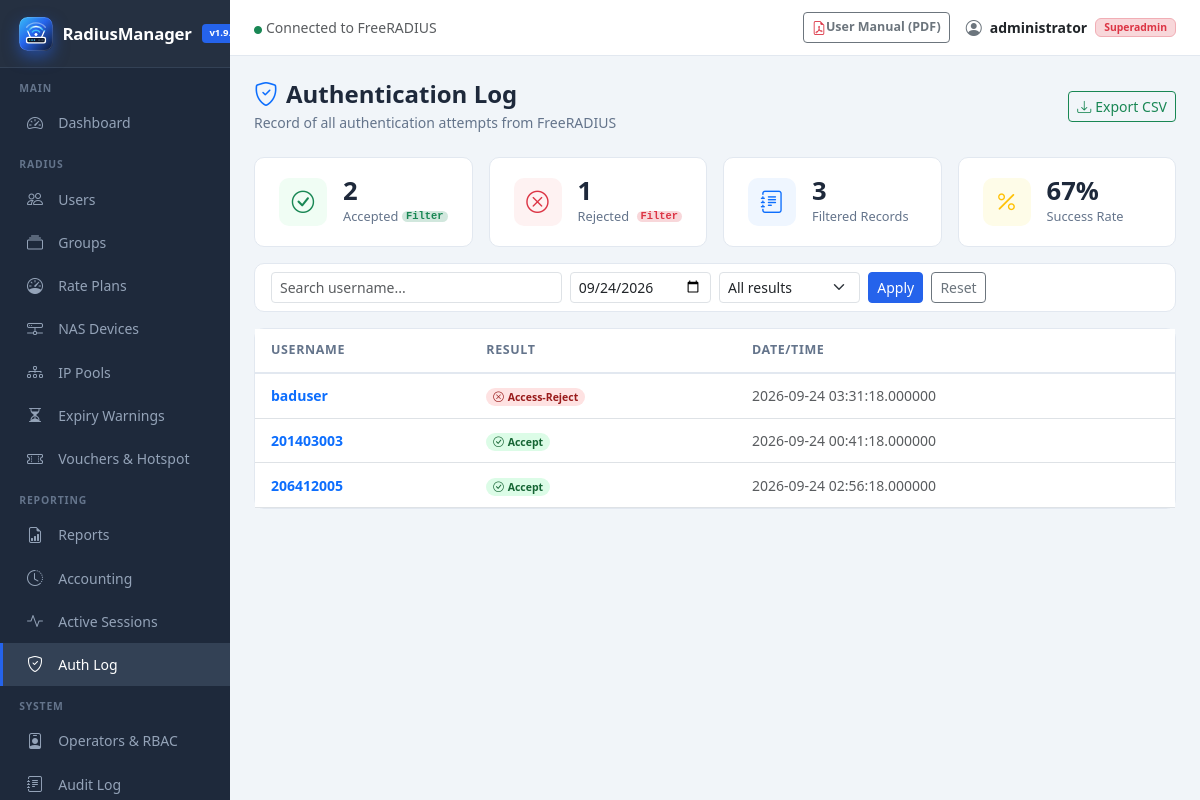
The app's page /postauth.php (signed in) with its own data.
### tables this page shows
CREATE TABLE IF NOT EXISTS `radpostauth` (
  `id` int(11) NOT NULL AUTO_INCREMENT,
  `username` varchar(64) NOT NULL DEFAULT '',
  `pass` varchar(64) NOT NULL DEFAULT '',
  `reply` varchar(32) NOT NULL DEFAULT '',
  `authdate` timestamp(6) NOT NULL DEFAULT current_timestamp(6) ON UPDATE current_timestamp(6),
  `class` varchar(64) DEFAULT NULL,
  PRIMARY KEY (`id`),
  KEY `username` (`username`),
  KEY `authdate` (`authdate`)
);

### includes/db.php (called while the page is built, shortened)
<?php
function getDB() {
    static $pdo = null;
    if ($pdo === null) {
        try {
            $dsn = "mysql:host=" . DB_HOST . ";port=" . DB_PORT . ";dbname=" . DB_NAME . ";charset=utf8mb4";
            $pdo = new PDO($dsn, DB_USER, DB_PASS, [
                PDO::ATTR_ERRMODE            => PDO::ERRMODE_EXCEPTION,
                PDO::ATTR_DEFAULT_FETCH_MODE => PDO::FETCH_ASSOC,
                PDO::ATTR_EMULATE_PREPARES   => false,
            ]);
        } catch (PDOException $e) {
            $msg = 'Database connection failed: ' . htmlspecialchars($e->getMessage());
            if (php_sapi_name() === 'cli' || (!empty($_SERVER['HTTP_ACCEPT']) && str_contains($_SERVER['HTTP_ACCEPT'], 'application/json'))) {
                die(json_encode(['error' => $msg]));
            }
            die('<div style="font-family:sans-serif;padding:20px;background:#fee2e2;color:#991b1b;border-radius:8px;margin:20px;border:1px solid #f87171;">'
                . '<strong>Database Error:</strong> ' . $msg . '</div>');
        }
    }
    return $pdo;
}
function dbHasColumn($table, $column) {
    static $cache = [];
    $key = "$table.$column";
    if (!isset($cache[$key])) {
        $stmt = getDB()->prepare("SELECT COUNT(*) FROM information_schema.columns WHERE table_schema = DATABASE() AND table_name = ? AND column_name = ?");
        $stmt->execute([$table, $column]);
        $cache[$key] = ((int)$stmt->fetchColumn() > 0);
    }
    return $cache[$key];
}

### includes/functions.php (called while the page is built, shortened)
<?php
function sanitize($input) {
    return htmlspecialchars(strip_tags(trim((string)$input)), ENT_QUOTES, 'UTF-8');
}

### postauth.php (the view, shortened to what this page needs)
<?php
$db = getDB();
$search   = trim($_GET['q'] ?? '');
$filter   = trim($_GET['filter'] ?? '');
if (empty($filter)) {
    $replyParam = trim($_GET['reply'] ?? '');
    if ($replyParam === 'Access-Accept') {
        $filter = 'accept';
    } elseif ($replyParam === 'Access-Reject') {
        $filter = 'reject';
    } else {
        $filter = 'all';
    }
}
if (isset($_GET['from'])) {
    $dateFrom = trim($_GET['from']);
} else {
    $hasToday = $db->query("SELECT 1 FROM radpostauth WHERE authdate >= CURDATE() LIMIT 1")->fetch();
    if ($hasToday) {
        $dateFrom = date('Y-m-d');
    } else {
        $latest = $db->query("SELECT DATE(authdate) d FROM radpostauth ORDER BY id DESC LIMIT 1")->fetch();
        $dateFrom = $latest['d'] ?? date('Y-m-d');
    }
}
$page     = max(1, (int)($_GET['page'] ?? 1));
$perPage  = 30;
$offset   = ($page - 1) * $perPage;
$hasNasIp = dbHasColumn('radpostauth', 'nasipaddress');
$nasCol   = $hasNasIp ? 'nasipaddress' : 'NULL AS nasipaddress';
$where  = "WHERE authdate >= :from_dt";
$params = [':from_dt' => "$dateFrom 00:00:00"];
$totalStmt = $db->prepare("SELECT COUNT(*) FROM radpostauth $where");
$totalStmt->execute($params);
$total = (int)$totalStmt->fetchColumn();
$lim = (int)$perPage;
$off = (int)$offset;
$stmt = $db->prepare("SELECT username, pass, reply, authdate, $nasCol
  FROM radpostauth $where ORDER BY id DESC LIMIT $lim OFFSET $off");
$stmt->execute($params);
$records = $stmt->fetchAll();
$statsStmt = $db->prepare("SELECT
    SUM(reply = 'Access-Accept') AS accepted,
    SUM(reply != 'Access-Accept') AS rejected
  FROM radpostauth WHERE authdate >= :from_dt");
$statsStmt->execute([':from_dt' => "$dateFrom 00:00:00"]);
$stats = $statsStmt->fetch();
include __DIR__ . '/includes/header.php';
?>
<div class="page-header d-flex align-items-center justify-content-between">
    <div>
        <h4><i class="bi bi-shield-check me-2 text-primary"></i>Authentication Log</h4>
        <p>Record of all authentication attempts from FreeRADIUS</p>
    </div>
    <a href="export.php?type=postauth<?= ($filter && $filter !== 'all') ? '&status=' . urlencode($filter) : '' ?><?= $search ? '&q=' . urlencode($search) : '' ?><?= $dateFrom ? '&from=' . urlencode($dateFrom) : '' ?>" class="btn btn-outline-success btn-sm">
        <i class="bi bi-download me-1"></i>Export CSV
    </a>
</div>
<div class="row g-3 mb-3">
    <div class="col-6 col-md-3">
        <a href="postauth.php?filter=accept<?= !empty($search) ? '&q=' . urlencode($search) : '' ?><?= !empty($dateFrom) ? '&from=' . urlencode($dateFrom) : '' ?>"
           class="stat-card text-decoration-none <?= $filter === 'accept' ? 'border-success shadow-sm' : '' ?>"
           title="Click to filter Accepted authentications">
            <div class="stat-icon" style="background:#f0fdf4">
                <i class="bi bi-check-circle text-success"></i>
            </div>
            <div class="flex-grow-1">
                <div class="stat-value"><?= number_format((int)($stats['accepted'] ?? 0)) ?></div>
                <div class="stat-label d-flex align-items-center justify-content-between">
                    <span>Accepted</span>
                    <span class="badge bg-success-subtle text-success py-0 px-1 font-monospace" style="font-size:.65rem">
                        <?= $filter === 'accept' ? 'Filtered' : 'Filter' ?>
                    </span>
                </div>
            </div>
        </a>
    </div>
    <div class="col-6 col-md-3">
        <a href="postauth.php?filter=reject<?= !empty($search) ? '&q=' . urlencode($search) : '' ?><?= !empty($dateFrom) ? '&from=' . urlencode($dateFrom) : '' ?>"
           class="stat-card text-decoration-none <?= $filter === 'reject' ? 'border-danger shadow-sm' : '' ?>"
           title="Click to filter Rejected authentications">
            <div class="stat-icon" style="background:#fef2f2">
                <i class="bi bi-x-circle text-danger"></i>
            </div>
            <div class="flex-grow-1">
                <div class="stat-value"><?= number_format((int)($stats['rejected'] ?? 0)) ?></div>
                <div class="stat-label d-flex align-items-center justify-content-between">
                    <span>Rejected</span>
                    <span class="badge bg-danger-subtle text-danger py-0 px-1 font-monospace" style="font-size:.65rem">
                        <?= $filter === 'reject' ? 'Filtered' : 'Filter' ?>
                    </span>
                </div>
            </div>
        </a>
    </div>
    <div class="col-6 col-md-3">
        <div class="stat-card">
            <div class="stat-icon" style="background:#eff6ff">
                <i class="bi bi-journal-text text-primary"></i>
            </div>
            <div>
                <div class="stat-value"><?= number_format($total) ?></div>
                <div class="stat-label">Filtered Records</div>
            </div>
        </div>
    </div>
    <div class="col-6 col-md-3">
        <div class="stat-card">
            <div class="stat-icon" style="background:#fefce8">
                <i class="bi bi-percent text-warning"></i>
            </div>
            <div>
                <?php
                $totAuth = (int)($stats['accepted'] ?? 0) + (int)($stats['rejected'] ?? 0);
                $rate = ($totAuth > 0) ? round(((int)$stats['accepted'] / $totAuth) * 100) : 0;
                ?>
                <div class="stat-value"><?= $rate ?>%</div>
                <div class="stat-label">Success Rate</div>
            </div>
        </div>
    </div>
</div>
<div class="card mb-3">
    <div class="card-body py-2">
        <form method="GET" class="row g-2 align-items-end">
            <div class="col-md-4">
                <input type="text" name="q" class="form-control form-control-sm"
                       placeholder="Search username..." value="<?= htmlspecialchars($search) ?>">
            </div>
            <div class="col-md-2">
                <input type="date" name="from" class="form-control form-control-sm" value="<?= htmlspecialchars($dateFrom) ?>">
            </div>
            <div class="col-md-2">
                <select name="filter" class="form-select form-select-sm">
                    <option value="all"    <?= ($filter === 'all')    ? 'selected' : '' ?>>All results</option>
                </select>
            </div>
            <div class="col-auto">
                <button class="btn btn-primary btn-sm">Apply</button>
                <a href="postauth.php" class="btn btn-outline-secondary btn-sm ms-1">Reset</a>
            </div>
        </form>
    </div>
</div>
<div class="card">
    <div class="card-body p-0">
        <div class="table-responsive">
        <table class="table mb-0">
            <thead><tr>
                <th>Username</th>
                <th>Result</th>
                <th>Date/Time</th>
            </tr></thead>
            <tbody>
            <?php if (empty($records)): ?>
            <tr><td colspan="<?= $hasNasIp ? 4 : 3 ?>" class="text-center text-muted py-5">
                <i class="bi bi-inbox fs-3 d-block mb-2"></i>No authentication attempts recorded
            </td></tr>
            <?php else: foreach ($records as $r):
                $isAccept = ($r['reply'] === 'Access-Accept'); ?>
            <tr>
                <td>
                    <a href="user-edit.php?username=<?= urlencode($r['username']) ?>" class="text-decoration-none fw-semibold text-primary">
                        <?= sanitize($r['username']) ?>
                    </a>
                </td>
                <td>
                    <?php if ($isAccept): ?>
                    <a href="postauth.php?filter=accept<?= !empty($dateFrom) ? '&from='.urlencode($dateFrom) : '' ?>" class="badge badge-online rounded-pill text-decoration-none" title="Filter Accepted attempts">
                        <i class="bi bi-check-circle me-1"></i>Accept
                    </a>
                    <?php else: ?>
                    <a href="postauth.php?filter=reject<?= !empty($dateFrom) ? '&from='.urlencode($dateFrom) : '' ?>" class="badge badge-offline rounded-pill text-decoration-none" title="Filter Rejected attempts">
                        <i class="bi bi-x-circle me-1"></i><?= sanitize($r['reply']) ?>
                    </a>
                    <?php endif; ?>
                </td>
                <td class="text-muted small"><?= htmlspecialchars($r['authdate']) ?></td>
            </tr>
            <?php endforeach; endif; ?>
            </tbody>
        </table>
        </div>
    </div>
</div>
<?php include __DIR__ . '/includes/footer.php'; ?>

### includes/header.php (style rules this page uses)
:root { --sidebar-w: 230px; --primary: #2563eb; --primary-dark: #1d4ed8; --sidebar-bg: #1e293b; --sidebar-hover: #334155; --sidebar-active: #2563eb; --topbar-h: 56px; }
body { background: #f1f5f9; font-family: 'Segoe UI', sans-serif; }
html { scroll-behavior: smooth; }
* { scrollbar-width: thin; scrollbar-color: #cbd5e1 transparent; }
.stat-card { background: #fff; border-radius: 10px; padding: 1.25rem 1.5rem; border: 1px solid #e2e8f0; display: flex; align-items: center; gap: 1rem; text-decoration: none; color: inherit; transition: transform .15s ease, box-shadow .15s ease, border-color .15s ease; }
.stat-icon { width: 48px; height: 48px; border-radius: 10px; display: flex; align-items: center; justify-content: center; font-size: 1.4rem; }
.stat-value { font-size: 1.6rem; font-weight: 700; color: #1e293b; line-height: 1; }
.stat-label { font-size: .8rem; color: #64748b; margin-top: .2rem; }
.card { border: 1px solid #e2e8f0; border-radius: 10px; }
.table th { font-size: .78rem; text-transform: uppercase; letter-spacing: .05em; color: #64748b; font-weight: 600; border-bottom: 2px solid #e2e8f0; padding: .75rem 1rem; }
.table td { padding: .7rem 1rem; vertical-align: middle; font-size: .875rem; }
.badge-online { background: #dcfce7; color: #166534; }
.badge-offline { background: #fee2e2; color: #991b1b; }
.btn-primary { background: var(--primary); border-color: var(--primary); }
.page-header { margin-bottom: 1.5rem; }
.page-header h4 { font-weight: 700; color: #1e293b; margin: 0; }
.page-header p { color: #64748b; font-size: .875rem; margin: .2rem 0 0; }

### records on screen
radpostauth: username "baduser", reply "Access-Reject", authdate "2026-09-24 03:31:18.000000"
radpostauth: username "201403003", authdate "2026-09-24 00:41:18.000000"
radpostauth: username "206412005", authdate "2026-09-24 02:56:18.000000"

### other values on screen
APP_NAME "RadiusManager"
$_SESSION['admin_name'] "administrator"
getAdminRole() "Superadmin"
$stats['accepted'] "2"
$stats['rejected'] "1"
$total "3"
$rate "67"
